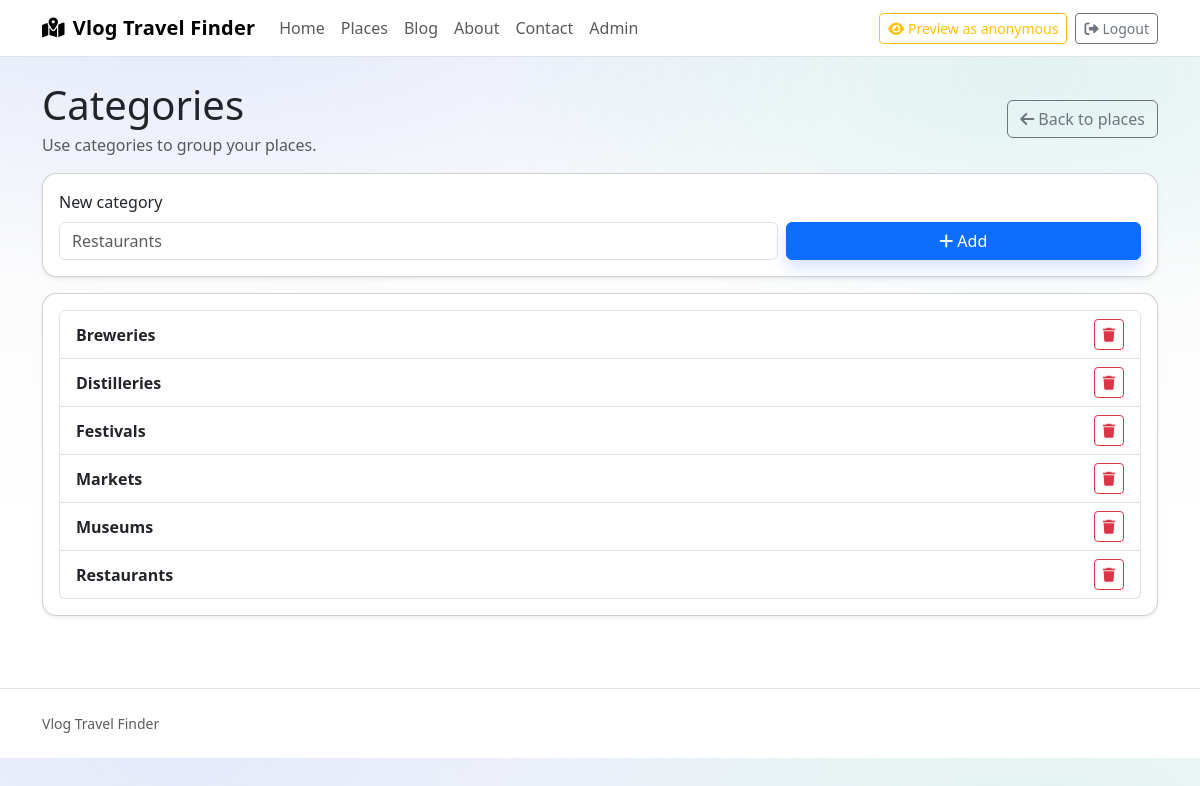
/admin/categories (signed in), run on the app's committed database.
### vlog_site/models.py (models this page shows)
class Base(DeclarativeBase):
    pass

class SiteSetting(Base):
    __tablename__ = "site_setting"
    key: Mapped[str] = mapped_column(String, primary_key=True)
    value: Mapped[str | None] = mapped_column(String, nullable=True)

class Category(Base):
    __tablename__ = "category"
    id: Mapped[int] = mapped_column(primary_key=True)
    name: Mapped[str] = mapped_column(String, unique=True, nullable=False)

### vlog_site/blueprints/admin.py (the view, shortened to what this page needs)
@admin_bp.route("/categories", methods=["GET", "POST"])
@admin_required
def admin_categories() -> str:
    db = get_session(current_app)
    categories = db.execute(select(Category).order_by(Category.name.asc())).scalars().all()
    return render_template("admin/categories.html", categories=categories)

### vlog_site/blueprints/admin.py (called while the page is built)
def is_admin() -> bool:
    user_id = session.get("user_id")
    if user_id is None:
        return False
    db = get_session(current_app)
    user = db.execute(select(User).where(User.id == user_id)).scalars().first()
    return user is not None and user.role == "admin"

@admin_bp.before_request
def _admin_auth_gate():
    if is_admin():
        return None
    if request.endpoint in {"admin.admin_login", "admin.admin_index"}:
        return None
    flash("Please log in to access the admin area", "error")
    next_url = request.full_path if request.query_string else request.path
    return redirect(url_for("auth.login", next=next_url))

def admin_required(view):
    @functools.wraps(view)
    def wrapped(*args, **kwargs):
        if not is_admin():
            flash("Please log in to access the admin area", "error")
            next_url = request.full_path if request.query_string else request.path
            return redirect(url_for("auth.login", next=next_url))
        return view(*args, **kwargs)
    return wrapped

### vlog_site/context.py (called while the page is built)
def inject_globals():
    db = get_session(current_app)
    user_id = session.get("user_id")
    is_anonymous_preview = bool(session.get("anonymous_preview"))
    user = None
    if user_id is not None:
        user = db.execute(select(User).where(User.id == user_id)).scalars().first()
    return {
        "current_user": None if is_anonymous_preview else user,
        "is_authenticated": (user is not None and not is_anonymous_preview),
        "is_admin": (user is not None and user.role == "admin"),
        "is_anonymous_preview": is_anonymous_preview,
        "site_name": get_setting(db, "site_name") or "Vlog Travel Finder",
        "contact_email": get_setting(db, "contact_email"),
        "contact_phone": get_setting(db, "contact_phone"),
    }

### vlog_site/db.py (called while the page is built)
def _is_sqlite(database_url: str) -> bool:
    return database_url.startswith("sqlite:")

def _configure_sqlite(engine: Engine) -> None:
    @event.listens_for(engine, "connect")
    def _set_sqlite_pragma(dbapi_connection, _connection_record):
        try:
            cursor = dbapi_connection.cursor()
            cursor.execute("PRAGMA foreign_keys=ON")
            cursor.close()
        except Exception:
            pass

def get_session(app: Flask) -> Session:
    if "session" not in g:
        engine = get_engine(app)
        SessionLocal = sessionmaker(bind=engine, autoflush=False, autocommit=False, future=True)
        g.session = SessionLocal()
    return g.session

### templates/admin/categories.html (shortened to what this page needs)
{% extends "base.html" %}
{% block content %}
  <div class="d-flex flex-column flex-md-row align-items-md-center justify-content-between gap-2 mb-3">
    <div>
      <h1 class="mb-1">Categories</h1>
      <div class="text-muted">Use categories to group your places.</div>
    </div>
    <a class="btn btn-outline-secondary" href="{{ url_for('admin.admin_places') }}">
      <i class="fa-solid fa-arrow-left me-1"></i>Back to places
    </a>
  </div>
  <div class="card shadow-sm mb-3">
    <div class="card-body">
      <form method="post" class="row g-2 align-items-end">
        <div class="col-12 col-md-8">
          <label for="name" class="form-label">New category</label>
          <input class="form-control" id="name" name="name" placeholder="Restaurants" />
        </div>
        <div class="col-12 col-md-4 d-grid">
          <button type="submit" class="btn btn-primary">
            <i class="fa-solid fa-plus me-1"></i>Add
          </button>
        </div>
      </form>
    </div>
  </div>
  <div class="card shadow-sm">
    <div class="card-body">
      {% if categories %}
        <div class="list-group">
          {% for c in categories %}
            <div class="list-group-item d-flex align-items-center justify-content-between">
              <div class="fw-semibold">{{ c.name }}</div>
              <form method="post" action="{{ url_for('admin.admin_category_delete', category_id=c.id) }}" class="mb-0" onsubmit="return confirm('Delete this category?');">
                <button type="submit" class="btn btn-sm btn-outline-danger">
                  <i class="fa-solid fa-trash"></i>
                </button>
              </form>
            </div>
          {% endfor %}
        </div>
      {% else %}
        <div class="text-muted">No categories yet.</div>
      {% endif %}
    </div>
  </div>
{% endblock %}

### templates/base.html (shortened to what this page needs)
<!doctype html>
<html lang="en">
  <head>
    <link
      href="https://cdn.jsdelivr.net/npm/bootstrap@5.3.3/dist/css/bootstrap.min.css"
      rel="stylesheet"
    />
    <link
      rel="stylesheet"
      href="https://cdnjs.cloudflare.com/ajax/libs/font-awesome/6.5.2/css/all.min.css"
    />
    <link rel="stylesheet" href="https://unpkg.com/aos@2.3.4/dist/aos.css" />
    <link rel="stylesheet" href="{{ url_for('static', filename='style.css') }}" />
  </head>
  <body>
    <header class="border-bottom bg-body">
      <nav class="navbar navbar-expand-lg">
        <div class="container">
          <a class="navbar-brand fw-bold" href="{{ url_for('public.home') }}">
            <i class="fa-solid fa-map-location-dot me-2"></i>{{ site_name }}
          </a>
          <div class="collapse navbar-collapse" id="navbarMain">
            <ul class="navbar-nav me-auto mb-2 mb-lg-0">
              <li class="nav-item">
                <a class="nav-link" href="{{ url_for('public.home') }}">Home</a>
              </li>
              <li class="nav-item">
                <a class="nav-link" href="{{ url_for('public.places') }}">Places</a>
              </li>
              <li class="nav-item">
                <a class="nav-link" href="{{ url_for('public.blog_index') }}">Blog</a>
              </li>
              <li class="nav-item">
                <a class="nav-link" href="{{ url_for('public.about') }}">About</a>
              </li>
              <li class="nav-item">
                <a class="nav-link" href="{{ url_for('public.contact') }}">Contact</a>
              </li>
              {% if is_admin %}
                <li class="nav-item">
                  <a class="nav-link" href="{{ url_for('admin.admin_places') }}">Admin</a>
                </li>
              {% endif %}
            </ul>
            <div class="d-flex gap-2 align-items-center">
              {% if is_admin %}
                {% if is_anonymous_preview %}
                  <form method="post" action="{{ url_for('admin.admin_preview_stop') }}" class="mb-0">
                    <button type="submit" class="btn btn-warning btn-sm">
                      <i class="fa-solid fa-eye-slash me-1"></i>Exit anonymous preview
                    </button>
                  </form>
                {% else %}
                  <form method="post" action="{{ url_for('admin.admin_preview_anonymous') }}" class="mb-0">
                    <button type="submit" class="btn btn-outline-warning btn-sm">
                      <i class="fa-solid fa-eye me-1"></i>Preview as anonymous
                    </button>
                  </form>
                {% endif %}
              {% endif %}
              {% if is_authenticated %}
                <form method="post" action="{{ url_for('auth.logout') }}" class="mb-0">
                  <button type="submit" class="btn btn-outline-secondary btn-sm">
                    <i class="fa-solid fa-right-from-bracket me-1"></i>Logout
                  </button>
                </form>
              {% endif %}
            </div>
          </div>
        </div>
      </nav>
    </header>
    <main class="container py-4">
      {% block content %}{% endblock %}
    </main>
    <footer class="border-top py-4 mt-5 bg-body">
      <div class="container text-muted">
        <div class="d-flex flex-column flex-md-row align-items-md-center justify-content-between gap-2">
          <small>{{ site_name }}</small>
        </div>
      </div>
    </footer>
  </body>
</html>

### static/style.css (style rules this page uses)
:root { --brand-1: #2f5dff; --brand-2: #12b3a8; }
body { background: radial-gradient(1200px 500px at 15% 0%, rgba(47, 93, 255, 0.10), transparent 60%), radial-gradient(900px 420px at 85% 10%, rgba(18, 179, 168, 0.10), transparent 60%), linear-gradient(180deg, #f8f9fa 0%, #ffffff 70%); }
.navbar-brand { letter-spacing: 0.2px; }
.card { border-radius: 0.9rem; }
.btn-primary { box-shadow: 0 0.5rem 1rem rgba(47, 93, 255, 0.18); }
.card.shadow-sm { transition: transform 120ms ease, box-shadow 120ms ease; }

### data on the page
SiteSetting: value "Vlog Travel Finder"
Category: name "Breweries"
Category: name "Distilleries"
Category: name "Festivals"
Category: name "Markets"
Category: name "Museums"
Category: name "Restaurants"
